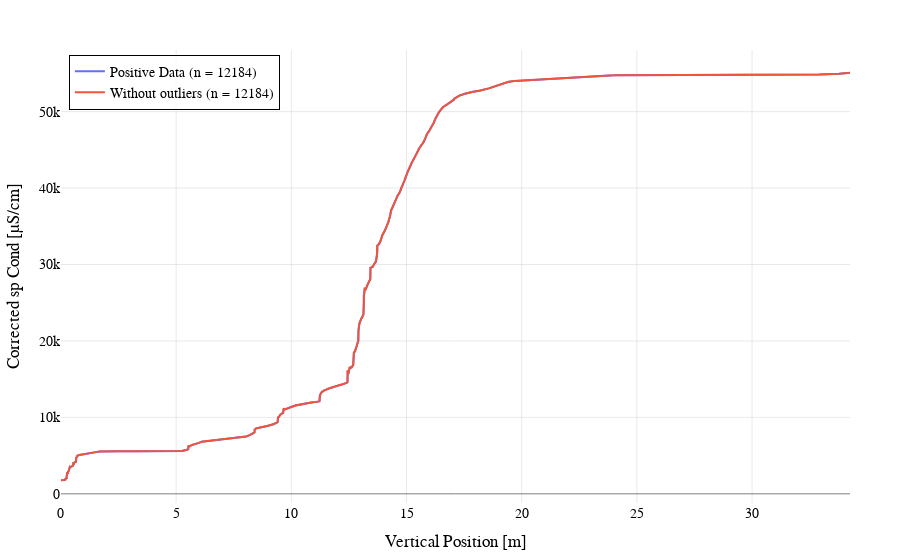

Source (notebook cell):
### Code cell
plots.plot_data(x_positive, y_positive, 
                secondary_x=x_out, secondary_y=y_out,
                trace_names=['Positive Data', 'Without outliers']
                )

### Figure 1 — Plotly figure (JSON) as saved in the notebook; plotly's stock layout.template omitted (floating-point values rounded to 4 significant figures; data arrays with more than 128 entries replaced by an {"elided": "..."} marker saying what was removed)
{"data": [{"mode": "lines", "name": "Positive Data (n = 12184)", "type": "scatter", "x": {"elided": "12184 float values"}, "y": {"elided": "12184 float values"}}, {"mode": "lines", "name": "Without outliers (n = 12184)", "type": "scatter", "x": {"elided": "12184 float values"}, "y": {"elided": "12184 float values"}}], "layout": {"font": {"color": "black", "family": "Arial, sans-serif", "size": 14}, "legend": {"bgcolor": "rgba(255, 255, 255, 0.8)", "bordercolor": "black", "borderwidth": 1, "x": 0.01, "xanchor": "left", "y": 0.99, "yanchor": "top"}, "margin": {"b": 50, "l": 50, "r": 50, "t": 50}, "title": {"text": "", "x": 0.5, "xanchor": "center", "y": 0.95, "yanchor": "top"}, "xaxis": {"gridcolor": "LightGray", "gridwidth": 0.5, "showgrid": true, "title": {"text": "Vertical Position [m]"}, "zeroline": true, "zerolinecolor": "Gray", "zerolinewidth": 1}, "yaxis": {"gridcolor": "LightGray", "gridwidth": 0.5, "showgrid": true, "title": {"text": "Corrected sp Cond [µS/cm]"}, "zeroline": true, "zerolinecolor": "Gray", "zerolinewidth": 1}}}
